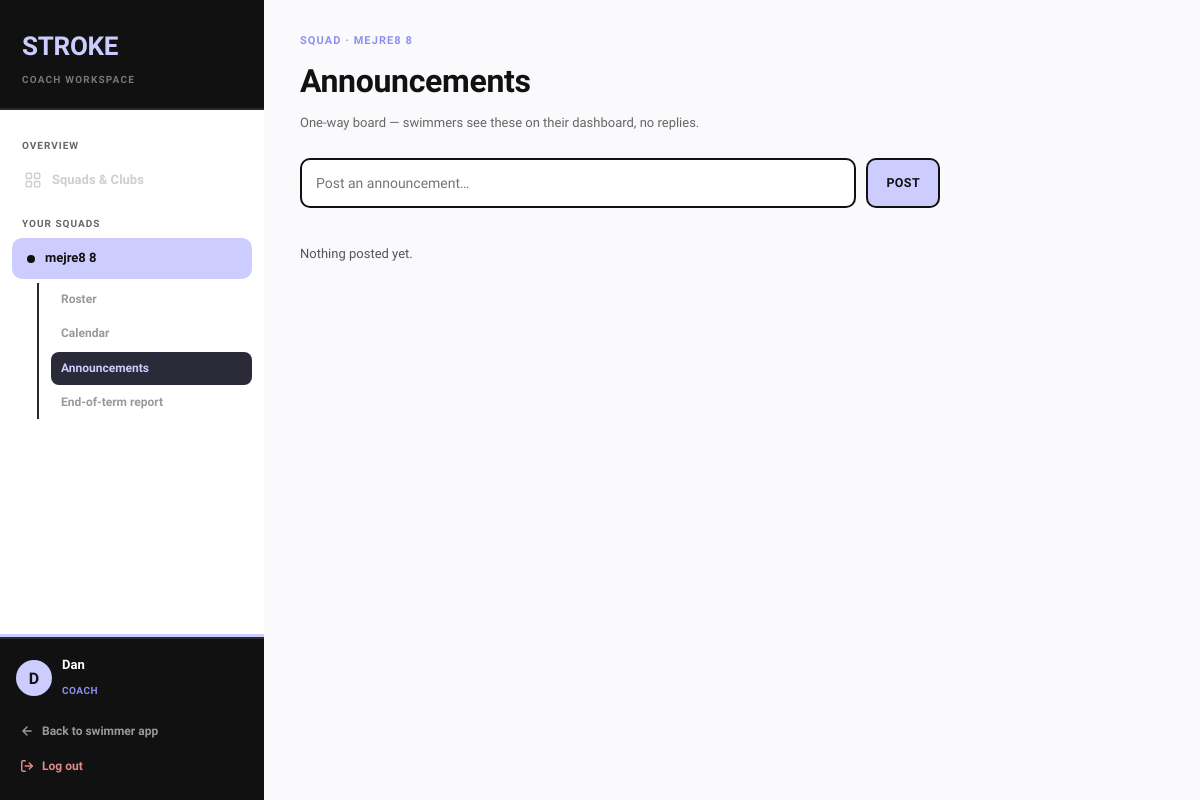
/coach/squad/1/announcements (signed in), run on an earlier commit of the app's database.
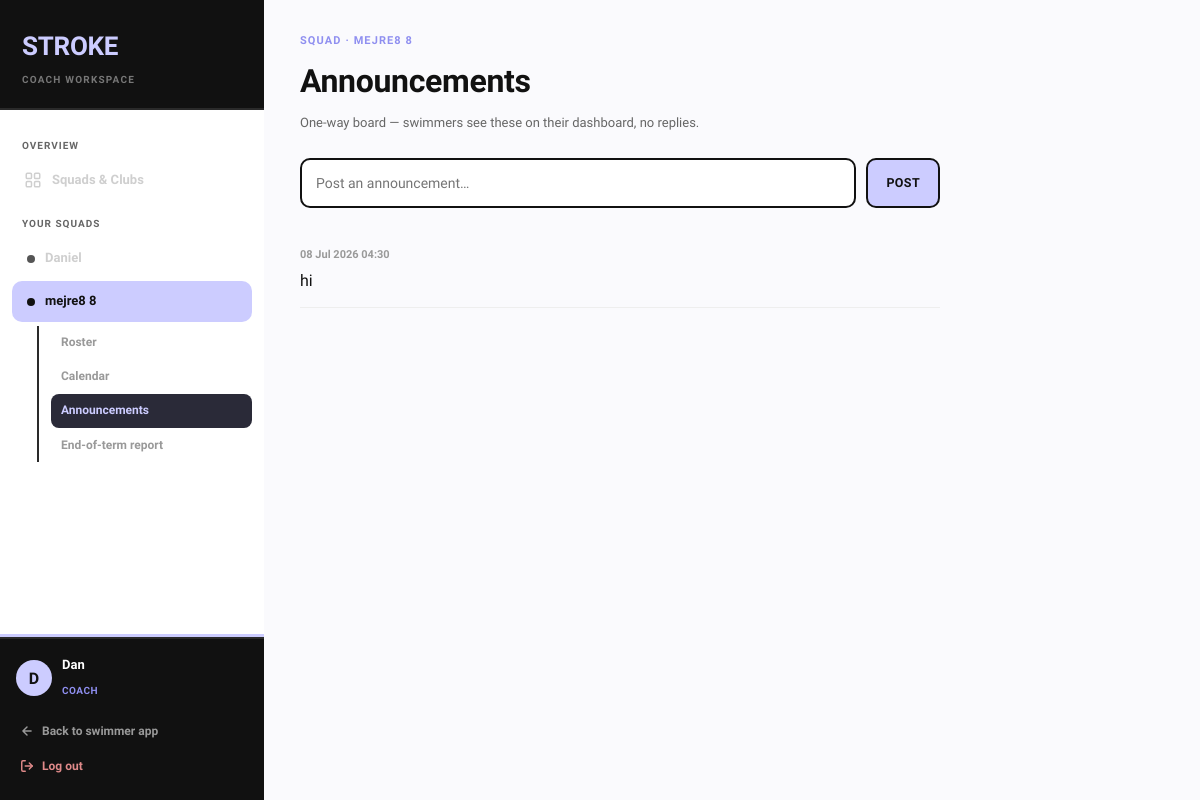
And on a later commit of the database.
### models.py (models this page shows, shortened)
class Squad(db.Model):
    __tablename__ = 'squad'
    id = db.Column(db.Integer, primary_key=True)
    name = db.Column(db.String(120), nullable=False)
    coach_id = db.Column(db.Integer, db.ForeignKey('user.id'), nullable=False)
    club_id = db.Column(db.Integer, db.ForeignKey('club.id'), nullable=True)
    invite_code = db.Column(db.String(20), unique=True, nullable=False)
    base_fee = db.Column(db.Numeric(10, 2), default=0)
    per_swimmer_fee = db.Column(db.Numeric(10, 2), default=0)
    color = db.Column(db.String(20), default='blue')  # badge/theme color for the coach dashboard
    created_at = db.Column(db.DateTime, default=datetime.utcnow)
    memberships = db.relationship('SquadMembership', backref='squad', lazy=True)

class Announcement(db.Model):
    __tablename__ = 'announcement'
    id = db.Column(db.Integer, primary_key=True)
    squad_id = db.Column(db.Integer, db.ForeignKey('squad.id'), nullable=True)
    author_id = db.Column(db.Integer, db.ForeignKey('user.id'), nullable=False)
    message = db.Column(db.Text, nullable=False)
    created_at = db.Column(db.DateTime, default=datetime.utcnow)

### routes_coach.py (the view, shortened to what this page needs)
@coach.route('/squad/<int:squad_id>/announcements', methods=['GET', 'POST'])
@login_required
@coach_required
def squad_announcements(squad_id):
    from app import db
    from models import Announcement
    squad = _squad_or_404(squad_id)
    announcements = (
        db.session.query(Announcement)
        .filter_by(squad_id=squad.id)
        .order_by(Announcement.created_at.desc())
        .all()
    )
    return render_template('coach_announcements.html', squad=squad, announcements=announcements)

### auth_utils.py (called while the page is built)
def coach_required(f):
    @wraps(f)
    def wrapper(*args, **kwargs):
        if not current_user.is_authenticated or (current_user.role != 'coach' and not current_user.is_admin):
            abort(403)
        return f(*args, **kwargs)
    return wrapper

### routes_coach.py (called while the page is built)
@coach.context_processor
def inject_coach_nav():
    if not current_user.is_authenticated:
        return {}
    from app import db
    from models import Squad
    nav_squads = db.session.query(Squad).filter_by(coach_id=current_user.id).order_by(Squad.name).all()
    return {'nav_squads': nav_squads}

def _squad_or_404(squad_id):
    from app import db
    from models import Squad
    squad = db.session.query(Squad).get(squad_id)
    if not squad:
        abort(404)
    is_owner = squad.coach_id == current_user.id
    is_club_owner = squad.club and squad.club.owner_id == current_user.id
    if not (is_owner or is_club_owner or current_user.is_admin):
        abort(403)
    return squad

### templates/coach_announcements.html (shortened to what this page needs)
{% extends 'coach_base.html' %}
{% set header_eyebrow = 'Squad · ' ~ squad.name %}
{% block page_title %}Announcements{% endblock %}
{% block page_sub %}<p class="coach-header-sub">One-way board — swimmers see these on their dashboard, no replies.</p>{% endblock %}
{% block content %}
  <form class="an-form" method="POST" action="/coach/squad/{{ squad.id }}/announcements">
    <input type="text" name="message" placeholder="Post an announcement…" required>
    <button type="submit" class="coach-btn coach-btn-primary">Post</button>
  </form>
  {% if announcements %}
    {% for a in announcements %}
    <div class="an-item">
      <div class="an-date">{{ a.created_at.strftime('%d %b %Y %H:%M') }}</div>
      <div>{{ a.message }}</div>
    </div>
    {% endfor %}
  {% else %}
    <p class="panel-note">Nothing posted yet.</p>
  {% endif %}
{% endblock %}

### templates/coach_base.html (shortened to what this page needs)
<!DOCTYPE html>
<html lang="en">
<head>
<link rel="stylesheet" href="{{ url_for('static', filename='css/main.css') }}">
<link rel="stylesheet" href="{{ url_for('static', filename='css/dashboard.css') }}">
<link rel="stylesheet" href="{{ url_for('static', filename='css/coach.css') }}">
</head>
<body>
<div class="coach-shell">
  <aside class="coach-sidebar no-print" id="coachSidebar">
    <div class="coach-sidebar-head">
      <a href="/dashboard" class="coach-logo">STROKE</a>
      <span class="coach-logo-sub">Coach workspace</span>
    </div>
    <nav class="coach-nav">
      <p class="coach-nav-lbl">Overview</p>
      <a href="/coach" class="coach-nav-link {{ 'active' if request.path == '/coach' else '' }}">
        <span class="coach-nav-icon"></span>
        Squads & Clubs
      </a>
      {% if nav_squads %}
      <p class="coach-nav-lbl">Your squads</p>
      {% for sq in nav_squads %}
        <a href="/coach/squad/{{ sq.id }}" class="coach-nav-link {{ 'active' if squad and squad.id == sq.id else '' }}">
          <span class="coach-nav-dot"></span>
          <span class="coach-nav-link-text">{{ sq.name }}</span>
        </a>
        {% if squad and squad.id == sq.id %}
        <div class="coach-subnav">
          <a href="/coach/squad/{{ sq.id }}" class="coach-subnav-link {{ 'active' if request.path == '/coach/squad/' ~ sq.id|string else '' }}">Roster</a>
          <a href="/coach/squad/{{ sq.id }}/calendar" class="coach-subnav-link {{ 'active' if request.path.endswith('/calendar') else '' }}">Calendar</a>
          <a href="/coach/squad/{{ sq.id }}/announcements" class="coach-subnav-link {{ 'active' if request.path.endswith('/announcements') else '' }}">Announcements</a>
          <a href="/coach/squad/{{ sq.id }}/report" class="coach-subnav-link {{ 'active' if request.path.endswith('/report') else '' }}">End-of-term report</a>
        </div>
        {% endif %}
      {% endfor %}
      {% endif %}
    </nav>
    <div class="coach-sidebar-foot">
      <div class="coach-user">
        <div class="coach-user-avatar">{{ current_user.username[0]|upper }}</div>
        <div class="coach-user-info">
          <p class="coach-user-name">{{ current_user.username }}</p>
          <span class="coach-user-tag">Coach</span>
        </div>
      </div>
      <a href="/dashboard" class="coach-exit-link">
        <svg viewBox="0 0 24 24" fill="none" stroke="currentColor" stroke-width="2.5" stroke-linecap="round" stroke-linejoin="round"><path d="M19 12H5M12 5l-7 7 7 7"></path></svg>
        Back to swimmer app
      </a>
      <a href="/logout" class="coach-exit-link coach-logout-link">
        <svg viewBox="0 0 24 24" fill="none" stroke="currentColor" stroke-width="2.5" stroke-linecap="round" stroke-linejoin="round"><path d="M9 21H5a2 2 0 0 1-2-2V5a2 2 0 0 1 2-2h4"></path><polyline points="16 17 21 12 16 7"></polyline><line x1="21" y1="12" x2="9" y2="12"></line></svg>
        Log out
      </a>
    </div>
  </aside>
  <main class="coach-main">
    <header class="coach-header no-print">
      <div>
        {% if header_eyebrow %}<p class="coach-header-eyebrow">{{ header_eyebrow }}</p>{% endif %}
        <h1 class="coach-header-title">{% block page_title %}Coach{% endblock %}</h1>
        {% block page_sub %}{% endblock %}
      </div>
    </header>
    <div class="coach-content">
      {% block content %}{% endblock %}
    </div>
  </main>
</div>
</body>
</html>

What changed in the data, as far as the page shows it:
added Squad: name "Daniel"
added Announcement: created_at "08 Jul 2026 04:30", message "hi"
Also different on the page:
text no longer shown: "Nothing posted yet."
